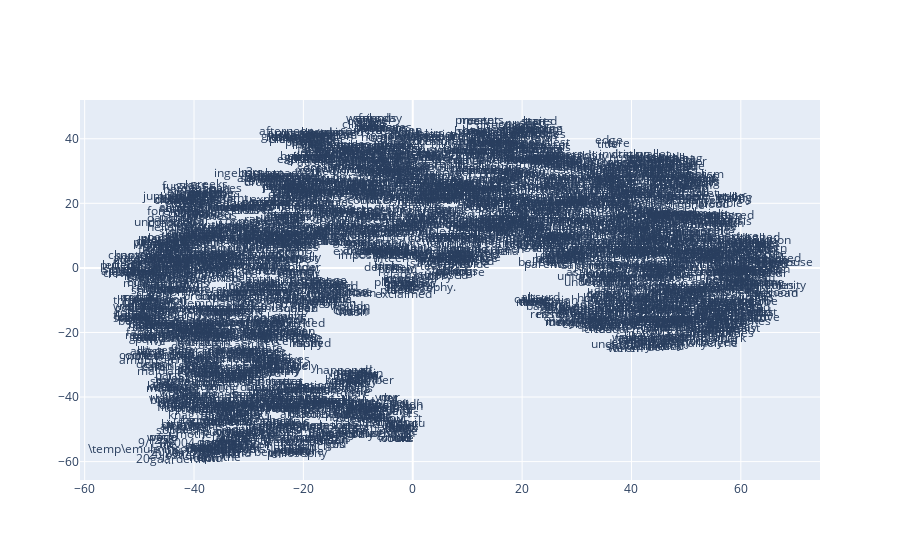

Notebook code for this chart:
### Code cell
import warnings

# Function to suppress the DeprecationWarning
def warn(*args, **kwargs):
    pass

warnings.filterwarnings("ignore", category=DeprecationWarning)  # Suppress the DeprecationWarning
warnings.warn = warn

from plotly.offline import init_notebook_mode, iplot, plot
import plotly.graph_objs as go

def plot_with_plotly(x_vals, y_vals, labels, plot_in_notebook=True):
    from plotly.offline import init_notebook_mode, iplot, plot
    import plotly.graph_objs as go

    trace = go.Scatter(x=x_vals, y=y_vals, mode='text', text=labels)
    data = [trace]

    if plot_in_notebook:
        init_notebook_mode(connected=True)
        iplot(data, filename='word-embedding-plot')
    else:
        plot(data, filename='word-embedding-plot.html')


def plot_with_matplotlib(x_vals, y_vals, labels):
    import matplotlib.pyplot as plt
    import random

    random.seed(0)

    plt.figure(figsize=(12, 12))
    plt.scatter(x_vals, y_vals)

    #
    # Label randomly subsampled 25 data points
    #
    indices = list(range(len(labels)))
    selected_indices = random.sample(indices, 25)
    for i in selected_indices:
        plt.annotate(labels[i], (x_vals[i], y_vals[i]))

try:
    get_ipython()
except Exception:
    plot_function = plot_with_matplotlib
else:
    plot_function = plot_with_plotly

plot_function(x_vals, y_vals, labels)

### Figure 1 — Plotly figure (JSON) as saved in the notebook; plotly's stock layout.template omitted (floating-point values rounded to 4 significant figures; data arrays with more than 128 entries replaced by an {"elided": "..."} marker saying what was removed)
{"data": [{"mode": "text", "text": {"elided": "2901 str values"}, "type": "scatter", "x": {"elided": "2901 float values"}, "y": {"elided": "2901 float values"}}], "layout": {}}
